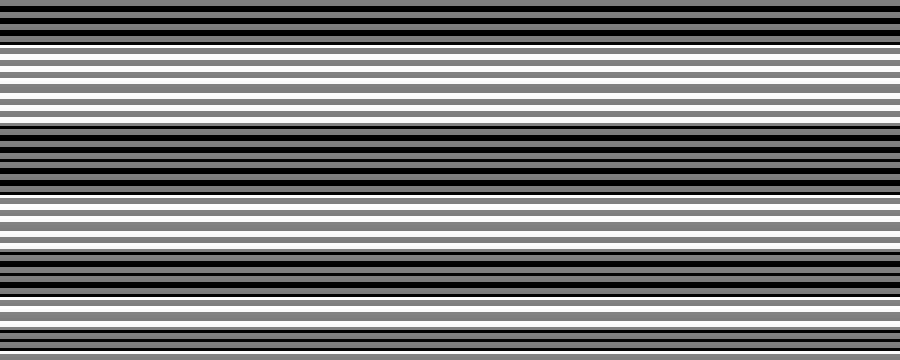
Frame 1 (no input)
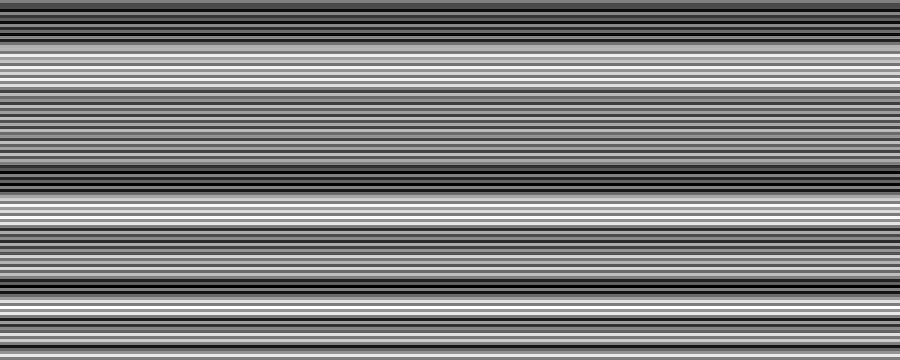
Frame 60 (the mouse pressed at the canvas centre just before this capture)
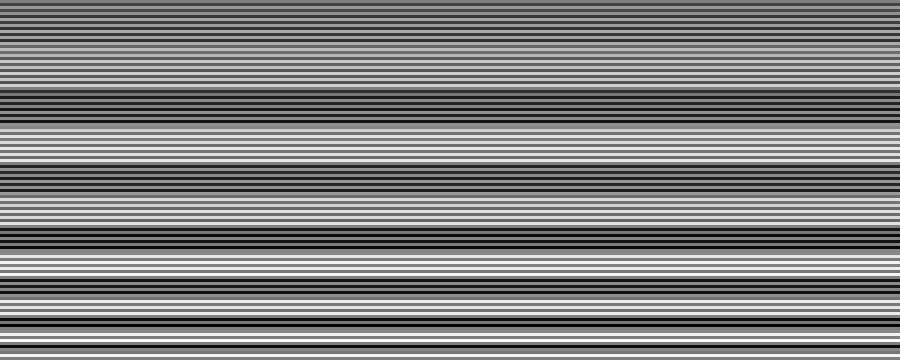
Frame 120 (the mouse held since frame 60 and released just before this capture)

The Processing sketch that drew these frames (run headless with seeded random() and noise(); from frame 60 on, the mouse is pressed at the canvas centre):

// Processing sketch: bit2atom_201107a_Structure1
// ── bit2atom_201107a_Structure1.pde
float x = 0.0; 
int numnubs; 
Nub[] nubs; 
 
void setup() 
{ 
  size(900, 360); 
  noStroke(); 
  fill(102); 
  colorMode(RGB, 2.0); 
  background(2.0, 2.0, 2.0); 
  frameRate(30.0); 
 
  nubs = new Nub[120]; 
  
  int pat1 = 1; 
  int pat2 = 2; 
 
  for(int i=0; i<120; i++) { 
    nubs[i] = new Nub(0, i*3, width, 3, pat1, pat2); 
    pat2++; 
    if(pat2 > 16) { 
      pat1 = pat1 + 1; 
      pat2 = pat1 + 1; 
    } 
  } 
} 
 
float dir = 1; 
 
void draw() 
{ 
  x += (0.005 * dir); 
  if(x >= 1.0 || x <= 0.0) { 
    dir = dir * -1; 
  } 
  
  for(int i=0; i<120; i++) { 
    nubs[i].update(x); 
    nubs[i].display(); 
  } 
} 
 
class Nub 
{ 
  int x, y;  // xpos, ypos 
  int w, h;  // width, height 
  float val; // current value 
  int pat1, pat2; // each Nub has two patterns 
  
  Nub(int x, int y, int w, int h, int pat1, int pat2) { 
    this.x = x; 
    this.y = y; 
    this.w = w; 
    this.h = h; 
    this.pat1 = pat1; 
    this.pat2 = pat2; 
  } 
  
  void update(float x) { 
    
    val = 0; 
    float ix = 1.0 - x;  // Inverse of X 
    
    if(pat1 == 1 || pat2 == 1) { 
      val += x*x; 
    } 
    if(pat1 == 2 || pat2 == 2) { 
      val += 1.0 - x*x; 
    } 
    if(pat1 == 3 || pat2 == 3) { 
      val += ix*ix; 
    } 
    if(pat1 == 4 || pat2 == 4) { 
      val += 1.0 - ix*ix; 
    } 
    if(pat1 == 5 || pat2 == 5) { 
      val += x*x*x; 
    } 
    if(pat1 == 6 || pat2 == 6) { 
      val += 1.0 - x*x*x; 
    } 
    if(pat1 == 7 || pat2 == 7) { 
      val += ix*ix*ix; 
    } 
    if(pat1 == 8 || pat2 == 8) { 
      val += 1.0 - ix*ix*ix; 
    } 
    if(pat1 == 9 || pat2 == 9) { 
      val += x*x*x*x; 
    } 
    if(pat1 == 10 || pat2 == 10) { 
      val += 1.0 - x*x*x*x; 
    } 
    if(pat1 == 11 || pat2 == 11) { 
      val += ix*ix*ix*ix; 
    } 
    if(pat1 == 12 || pat2 == 12) { 
      val += 1.0 - ix*ix*ix*ix; 
    } 
    if(pat1 == 13 || pat2 == 13) { 
      val += x*x*x*x*x; 
    } 
    if(pat1 == 14 || pat2 == 14) { 
      val += 1.0 - x*x*x*x*x; 
    } 
    if(pat1 == 15 || pat2 == 15) { 
      val += ix*ix*ix*ix*ix; 
    } 
    if(pat1 == 16 || pat2 == 16) { 
      val += 1.0 - ix*ix*ix*ix*ix; 
    } 
 
  } 
  
  void display() { 
    fill(val); 
    rect(x, y, w, h); 
  } 
 
} 
